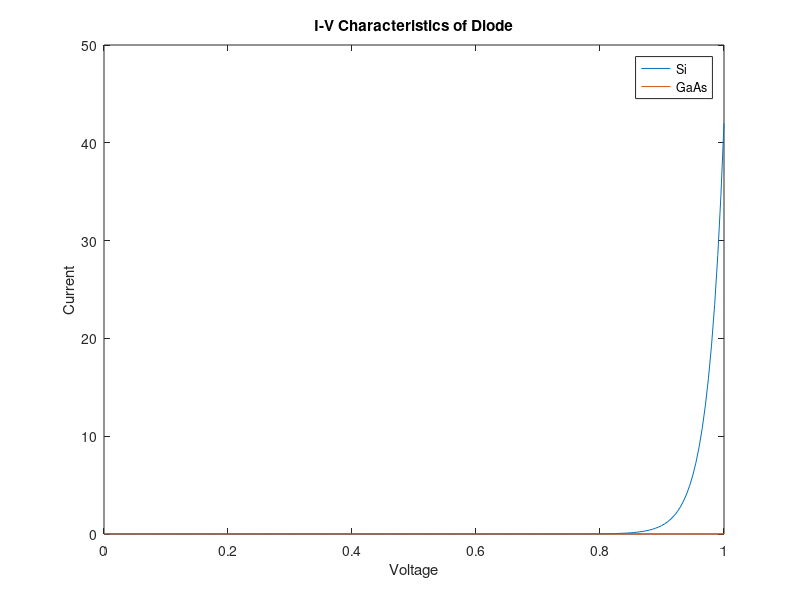

Here is the MATLAB script that generated this plot:
clear
close all
clc

Vd=linspace(0,1,200); 
I0=6.9e-16; 
n=1; 
K=1.38e-23; 
T=300; 
q=1.6e-19;

Id_Si=I0*(exp(q*Vd/(n*K*T))-1); 
plot(Vd,Id_Si)
hold on 

Id_GaAs=I0*(exp(q*Vd/(2*K*T))-1);
plot(Vd,Id_GaAs)

title('I-V Characteristics of Diode')
xlabel('Voltage')
ylabel('Current')
legend('Si','GaAs')